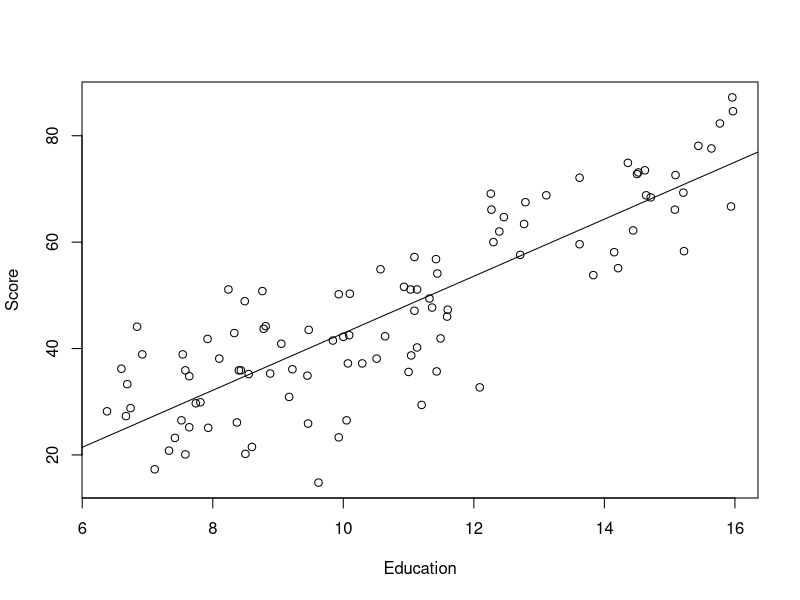
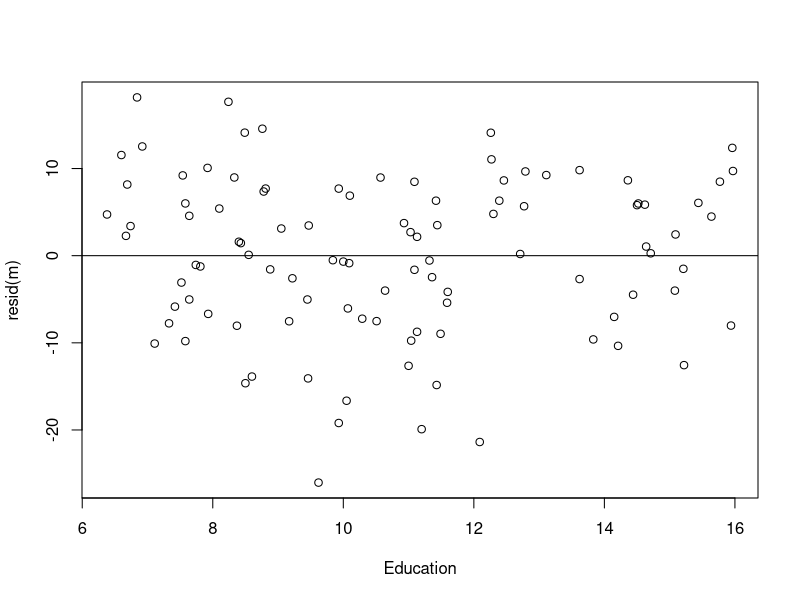
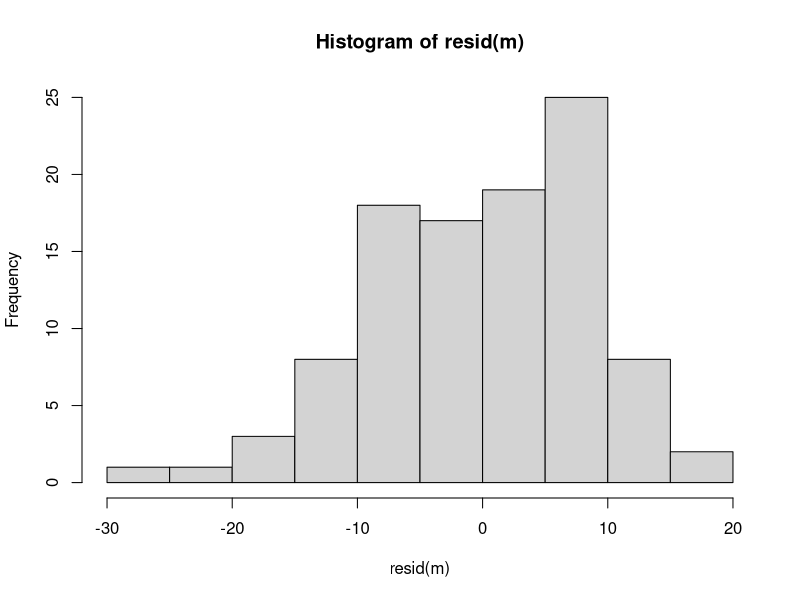
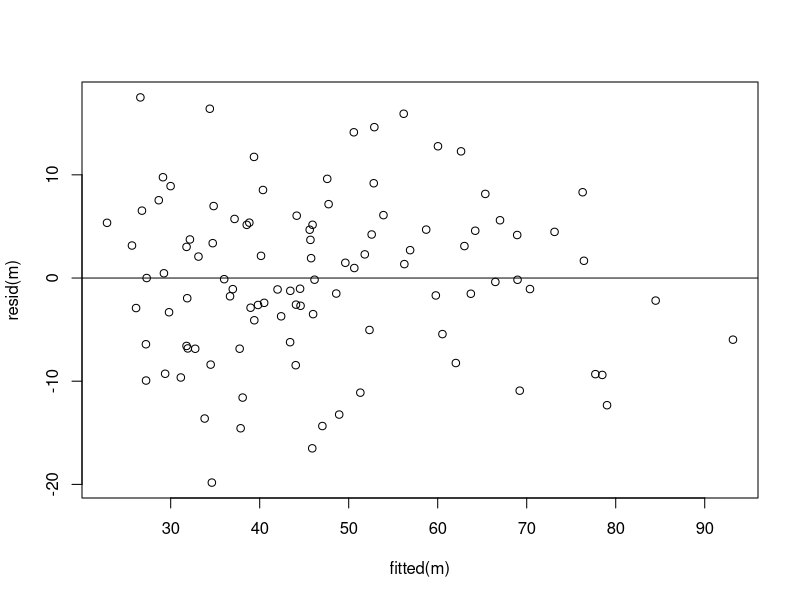
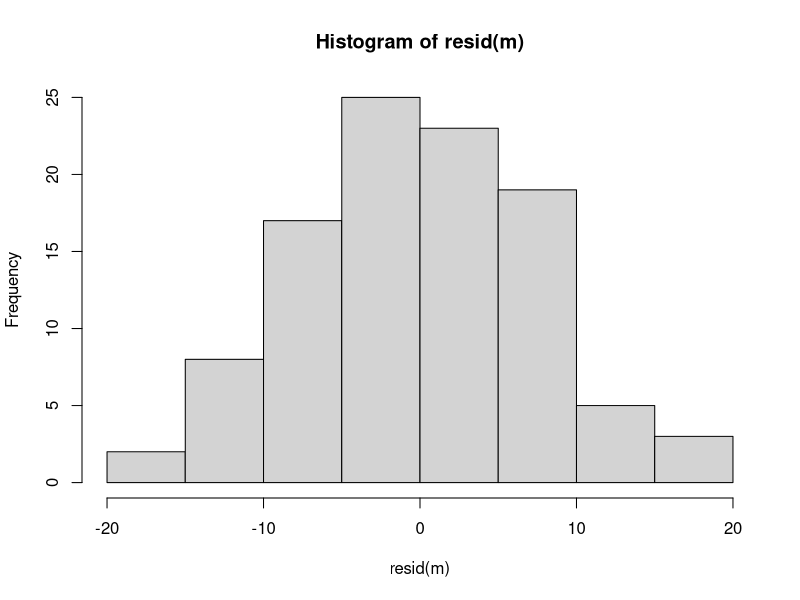

The R source for these figures, in order:
# (1) Save the data to excel or CSV file and read into R for analysis.  (1 point)

setwd("/home/kia/Dropbox/Teaching/BU-Teaching/BU-CS555-Data-Analytics-Class/New-Assignments/Assignment-Solutions/")

# Load the smoker data set. 
data<- read.csv("dataAssignment4.csv")
attach(data)
# print a small part of the data 
head(data)

# (2) To get a sense of the data, generate a scatterplot to examine the association between prestige score and years of education.  
# Briefly describe the form, direction, and strength of the association between the variables.  Calculate the correlation.  (3 points)

plot(Education, Score)
cor(Education, Score)

# (3) Perform a simple linear regression.  Generate a residual plot.  Assess whether the model assumptions are met.  Are there any outliers or influence points?  
# If so, identify them by ID and comment on the effect of each on the regression. (4 points)

m<-lm(Score~Education)
summary(m)

abline(m)

plot(Education, resid(m))
abline(h=0)
hist(resid(m))


# You can sort the residuals 

sort(resid(m))
data[53,]

# remove the outlier 
data2<-data[-53]
summary(lm(data2$Score~data2$Education))

# (4) Calculate the least squares regression equation that predicts prestige from education, income and percentage of women. 
# Formally test whether the set of these predictors are associated with prestige at the  = 0.05 level.  (4 points)

m<-lm(Score~Education+Income+WorkforceWomen)
summary(m)


# (5) If the overall model was significant, summarize the information about the contribution of
# each variable separately at the same significance level as used for the overall model 
# (no need to do a formal 5-step procedure for each one, just comment on the results of the tests).  
# Provide interpretations for any estimates that were significant. 
# Calculate 95% confidence intervals where appropriate. (4 points)


confint(m)


# (6) Generate a residual plot showing the fitted values from the regression against the residuals. 
# Is the fit of the model reasonable?  Are there any outliers or influence points?   (4 points)

plot(fitted(m), resid(m))
abline(h=0)
hist(resid(m))



